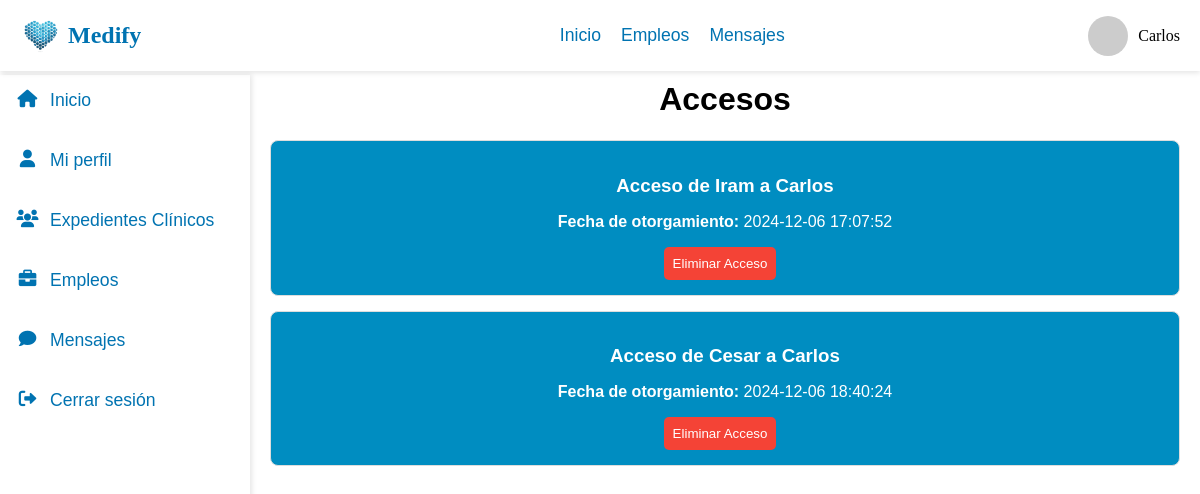
The page /dashboard_accesos.php (signed in) on the database its author committed.
### tables this page shows
CREATE TABLE `accesos` (
  `id_acceso` int(11) NOT NULL,
  `id_cuenta_otorgante` int(11) NOT NULL,
  `id_cuenta_acceso` int(11) NOT NULL,
  `fecha_otorgado` timestamp NOT NULL DEFAULT current_timestamp()
);

CREATE TABLE `cuentas` (
  `id_cuenta` int(11) NOT NULL,
  `correo_gmail` varchar(255) NOT NULL,
  `contrasena` varchar(255) NOT NULL,
  `nombre` varchar(255) NOT NULL,
  `tipo` enum('cliente','profesionista') NOT NULL,
  `id_profesion` int(11) DEFAULT NULL,
  `id_especialidad` int(11) DEFAULT NULL,
  `id_estado` int(11) DEFAULT NULL,
  `id_municipio` int(11) DEFAULT NULL,
  `foto_perfil` varchar(255) DEFAULT NULL
);

### dashboard_accesos.php (the view, shortened to what this page needs)
<?php
$user_id = $_SESSION['user_id'];
include 'db.php';
$accesos = [];
try {
    $query = "SELECT a.id_acceso, c1.nombre AS otorgante, c2.nombre AS acceso, a.fecha_otorgado
              FROM accesos a
              JOIN cuentas c1 ON a.id_cuenta_otorgante = c1.id_cuenta
              JOIN cuentas c2 ON a.id_cuenta_acceso = c2.id_cuenta
              WHERE id_cuenta_acceso =  ?";
    $stmt = $conn->prepare($query);
    $stmt->bind_param("i", $user_id);
    $stmt->execute();
    $result = $stmt->get_result();
    while ($row = $result->fetch_assoc()) {
        $accesos[] = $row;
    }
} catch (Exception $e) {
    $mensaje = "Error al obtener los accesos: " . $e->getMessage();
}
?>
<!DOCTYPE html>
<html lang="es">
<head>
    <link rel="stylesheet" href="CSS/dashboard_accesos.css">
</head>
<body>
    <?php
        include 'nav.php'
    ?>
<div class="container">
    <h1>Accesos</h1>
    <div class="accesos-container">
        <?php if (!empty($accesos)): ?>
            <?php foreach ($accesos as $acceso): ?>
                <div class="acceso">
                    <h3>Acceso de <?= htmlspecialchars($acceso['otorgante']) ?> a <?= htmlspecialchars($acceso['acceso']) ?></h3>
                    <p><strong>Fecha de otorgamiento:</strong> <?= htmlspecialchars($acceso['fecha_otorgado']) ?></p>
                    <form method="POST" action="">
                        <button type="submit" name="accion" value="eliminar">Eliminar Acceso</button>
                    </form>
                </div>
            <?php endforeach; ?>
        <?php else: ?>
            <p>No hay accesos registrados.</p>
        <?php endif; ?>
    </div>
</div>
</body>
</html>

### CSS/dashboard_accesos.css (style rules this page uses)
body { margin: 0; }
.container { text-align: center; padding: 60px 20px 20px 270px; font-family: sans-serif; color: white; }
.container h1 { color: black; }
.accesos-container { margin-top: 20px; display: flex; flex-direction: column; gap: 15px; }
.acceso { padding: 15px; border: 1px solid #ddd; border-radius: 8px; background-color: #008dc1; }
.acceso h3 { margin-bottom: 10px; }
.acceso button { color: white; border: 0; background: #F44336; margin-right: 10px; border-radius: 5px; padding: 9px; }

### rows shown on the page
accesos: id_cuenta_otorgante.nombre "Iram", id_cuenta_acceso.nombre "Carlos", fecha_otorgado "2024-12-06 17:07:52"
accesos: id_cuenta_otorgante.nombre "Cesar", id_cuenta_acceso.nombre "Carlos", fecha_otorgado "2024-12-06 18:40:24"

### other values the page prints
$user_name "Carlos"
